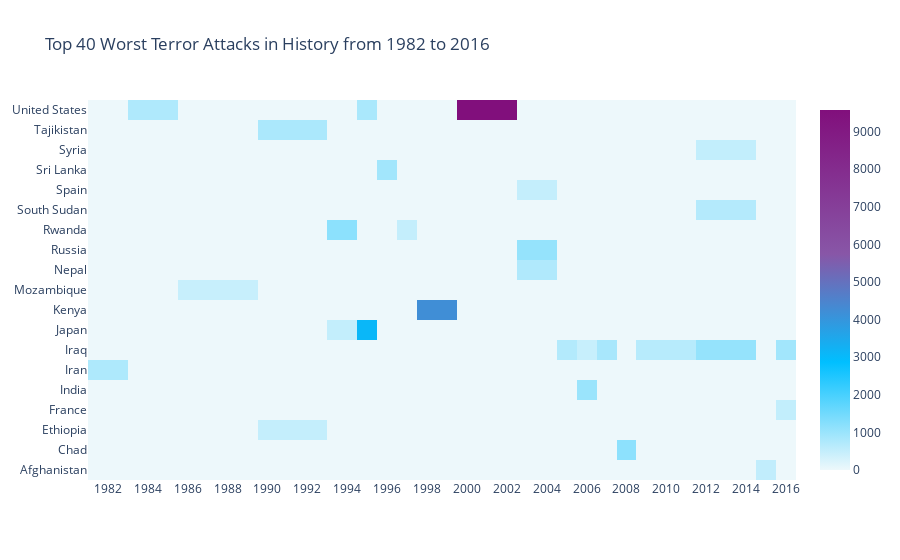

Here is the notebook cell this chart was saved with:
### Code cell
import plotly.offline as py
py.init_notebook_mode(connected=True)
import plotly.graph_objs as go
colorscale = [[0, '#edf8fb'], [.3, '#00BFFF'],  [.6, '#8856a7'],  [1, '#810f7c']]
heatmap = go.Heatmap(z=heat.values, x=heat.columns, y=heat.index, colorscale=colorscale)
data = [heatmap]
layout = go.Layout(
    title='Top 40 Worst Terror Attacks in History from 1982 to 2016',
    xaxis = dict(ticks='', nticks=20),
    yaxis = dict(ticks='')
)
fig = go.Figure(data=data, layout=layout)
py.iplot(fig, filename='heatmap',show_link=False)

### Figure 1 — Plotly figure (JSON) as saved in the notebook; plotly's stock layout.template omitted (floating-point values rounded to 4 significant figures; data arrays with more than 128 entries replaced by an {"elided": "..."} marker saying what was removed)
{"data": [{"colorscale": [[0, "#edf8fb"], [0.3, "#00BFFF"], [0.6, "#8856a7"], [1, "#810f7c"]], "x": [1982, 1984, 1987, 1992, 1994, 1995, 1996, 1997, 1998, 2001, 2004, 2005, 2006, 2007, 2008, 2009, 2014, 2015, 2016], "y": ["Afghanistan", "Chad", "Ethiopia", "France", "India", "Iran", "Iraq", "Japan", "Kenya", "Mozambique", "Nepal", "Russia", "Rwanda", "South Sudan", "Spain", "Sri Lanka", "Syria", "Tajikistan", "United States"], "z": {"elided": "19x19 float values"}, "type": "heatmap"}], "layout": {"title": {"text": "Top 40 Worst Terror Attacks in History from 1982 to 2016"}, "xaxis": {"nticks": 20, "ticks": ""}, "yaxis": {"ticks": ""}}}
